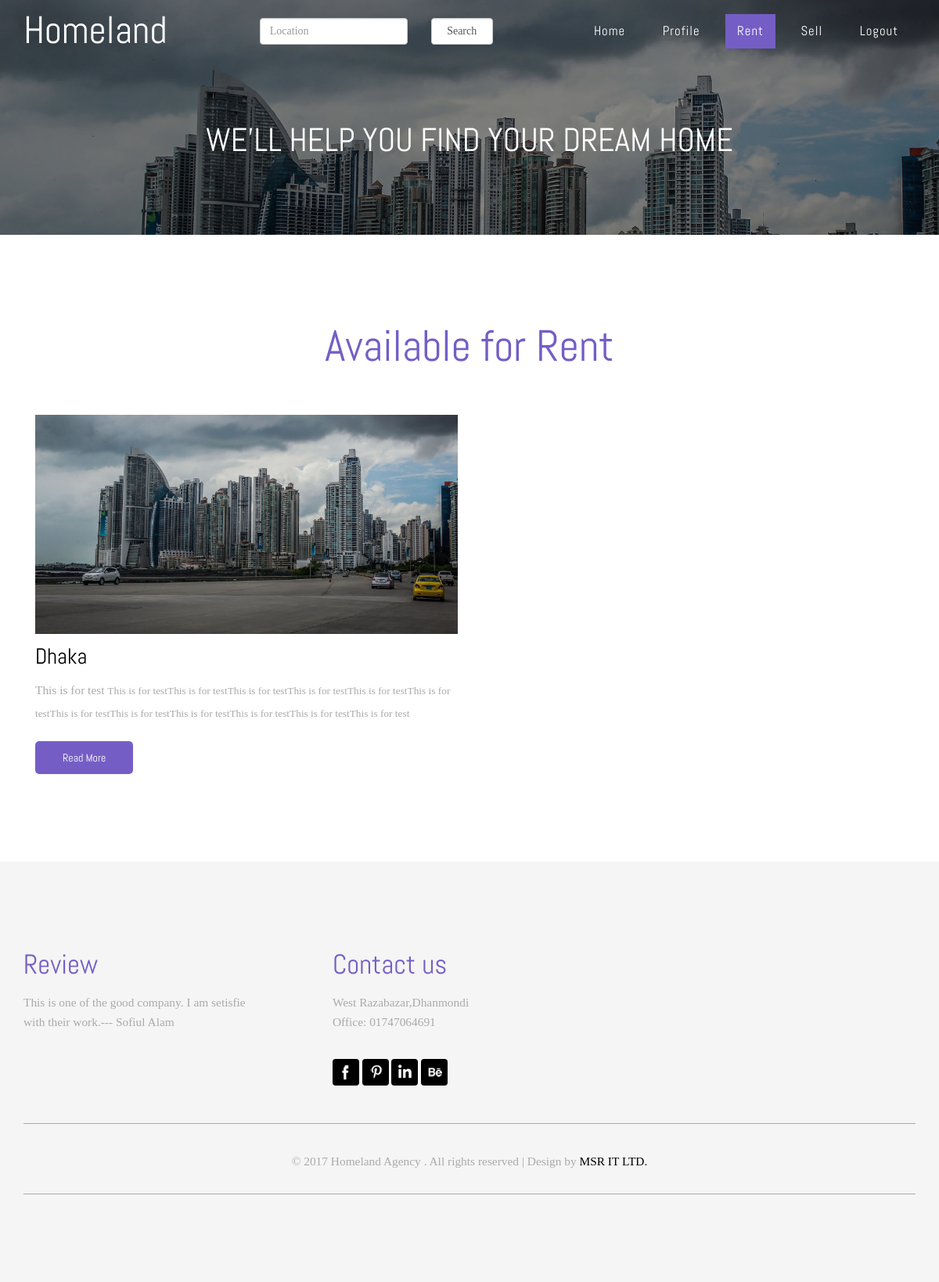
The app's page /rent.php (signed in) with its own data.
### tables this page shows
CREATE TABLE `tbl_property` (
  `pr_id` int(30) NOT NULL,
  `pr_title` varchar(50) NOT NULL,
  `pr_speciality` varchar(250) NOT NULL,
  `pr_rent` float NOT NULL,
  `pr_location` varchar(20) NOT NULL,
  `pr_image` varchar(250) NOT NULL,
  `re_image` varchar(250) NOT NULL,
  `pub_status` tinyint(1) NOT NULL DEFAULT '0',
  `let_type` tinyint(1) NOT NULL,
  `pr_des` text NOT NULL,
  `deletion_status` tinyint(1) NOT NULL DEFAULT '0',
  `pro_user_id` int(30) NOT NULL
);

### rent.php (called while the page is built, shortened)
<?php
include './user.php';
?>

### admin/functions.php (called while the page is built, shortened)
<?php
class functions
{
    public function __construct()
    {
        $host_name = 'localhost';
        $user_name = 'root';
        $password = '';
        $db_name = 'db_homeland';
        $db_connect = mysqli_connect($host_name, $user_name, $password);
        if ($db_connect) {
            if (mysqli_select_db($db_connect, $db_name)) {
                return $db_connect;
            } else {
                die('Selection Fail ' . mysqli_error($db_connect));
            }
        } else {
            die('Connection Fail ' . mysqli_error($db_connect));
        }
    }
    function looking_for_content_rent()
    {
        $db_connect = $this->__construct();
        $sql = "SELECT * FROM tbl_property WHERE deletion_status=0 AND pub_status=1 AND let_type=1";
        if ($query = mysqli_query($db_connect, $sql)) {
            return $query;
        } else {
            die("Query Problem " . mysqli_error($db_connect));
        }
    }
}
?>

### pages/rent_content.php (the view)
<?php
$query_result =$admin_obj->looking_for_content_rent();
?>
<div class="blog">
    <div class="container">
        <h3 class="title">Available for Rent </h3>
        <div class="blog-info">
            <?php while ($row = mysqli_fetch_assoc($query_result)) { ?>
                <div class="col-md-6 blog-grids">
                    <div class="blog-img">
                        <a href="property.php?action=view_property&id=<?php echo $row['pr_id'];?>"> <img src="admin/<?php echo $row['pr_image'] ?>" class="img-responsive zoom-img" alt=""/></a>
                    </div>
                    <h4><a href=""><?php echo $row['pr_location']; ?></a></h4>
                    <p><?php echo $row['pr_des']; ?></p>
                    <div class="more more2">
                        <a href="property.php?action=view_property&id=<?php echo $row['pr_id'];?>" class="button-pipaluk button--inverted"> Read More</a>
                    </div>
                </div>
            <?php } ?>
            <div class="clearfix"> </div>
        </div>
    </div>
</div>

### css/style.css (style rules this page uses)
body { margin:0; font-family: 'OpenSans-Regular'; background: #fff; }
body a { transition: 0.5s all ease; -webkit-transition: 0.5s all ease; -moz-transition: 0.5s all ease; -o-transition: 0.5s all ease; -ms-transition: 0.5s all ease; text-decoration:none; }
h1,h2,h3,h4,h5,h6 { margin:0; font-family: 'Abel-Regular'; }
p { margin:0; }
.more { margin-top: 3em; }
.more a { font-size: 1em; color: #745EC5; padding: 0.8em 2.5em; margin: 0 auto; position: relative; z-index: 1; -webkit-backface-visibility: hidden; -moz-osx-font-smoothing: grayscale; font-family: 'Abel-Regular'; text-decoration: none; display: inline-block; }
.button-pipaluk::before, .button-pipaluk::after { content: ''; border-radius: 5px; position: absolute; top: 0; left: 0; width: 100%; height: 100%; z-index: -1; -webkit-transition: -webkit-transform 0.5s, background-color 0.5s; transition: transform 0.5s, background-color 0.5s; -moz-transition: transform 0.5s, background-color 0.5s; -webkit-transition-timing-function: cubic-bezier(0.25, 0, 0.3, 1); transition-timing-function: cubic-bezier(0.25, 0, 0.3, 1); -moz-transition-timing-function: cubic-bezier(0.25, 0, 0.3, 1); }
.button-pipaluk::before { border: 2px solid #fff; }
.button-pipaluk.button--inverted::after { background: #fff; }
.button-pipaluk::before, .button-pipaluk:hover::after { -webkit-transform: scale3d(0.7, 0.6, 1); transform: scale3d(0.7, 0.6, 1); -moz-transform: scale3d(0.7, 0.6, 1); -o-transform: scale3d(0.7, 0.6, 1); -ms-transform: scale3d(0.7, 0.6, 1); }
.more.more2 a { color: #fff; }
.more.more2 .button-pipaluk.button--inverted::after { background: #745EC5; }
.more.more2 .button-pipaluk::before { border-color:#745EC5; }
.welcome,.tabs,.services,.slid,.footer,.about,.team,.codes,.contact,.gallery,.blog { padding:8em 0; }
h3.title { font-size: 4em; color: #745EC5; text-align:center; }
p { font-size: 1.1em; color: #aaa; line-height: 1.6em; margin-top: 0.5em; }
.blog-grids { margin-top: 4em; }
.blog-img { overflow: hidden; }
.blog-img a img { width: 540px; height: 280px; -webkit-transform: scaleY(1); -moz-transform: scaleY(1); -o-transform: scaleY(1); -ms-transform: scaleY(1); transform: scaleY(1); -webkit-transition: all 0.7s ease-in-out; -moz-transition: all 0.7s ease-in-out; -o-transition: all 0.7s ease-in-out; -ms-transition: all 0.7s ease-in-out; transition: all 0.7s ease-in-out; }
.blog h4 { color: #000; font-size: 2em; margin: 0.5em 0; }
.blog h4 a { color:#000; }
.blog p { line-height:1.8em; }
.blog .more { margin-top: 1.5em; }

### css/lightbox.css (style rules this page uses)
body:after { content: url(../images/close.png) url(../images/prev.png) url(../images/next.png); display: none; }

### records on screen
tbl_property: pr_image (picture), pr_location "Dhaka", pr_des "This is for test This is for test This is for test This is for test This is for test This is for test This is for test This is for test This is for test This is for test This is for test This is for test This is for test"
